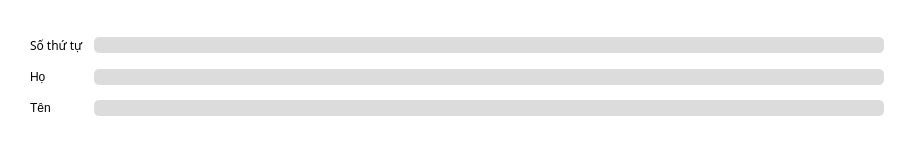
   <widget class="QFrame" name="info_frame">
    <property name="geometry">
     <rect>
      <x>150</x>
      <y>120</y>
      <width>914</width>
      <height>153</height>
     </rect>
    </property>
    <property name="styleSheet">
     <string notr="true">background-color: rgb(255,255,255);
border-radius: 20px;</string>
    </property>
    <property name="frameShape">
     <enum>QFrame::StyledPanel</enum>
    </property>
    <property name="frameShadow">
     <enum>QFrame::Raised</enum>
    </property>
    <layout class="QGridLayout" name="gridLayout_15">
     <property name="leftMargin">
      <number>30</number>
     </property>
     <property name="topMargin">
      <number>20</number>
     </property>
     <property name="rightMargin">
      <number>30</number>
     </property>
     <property name="bottomMargin">
      <number>20</number>
     </property>
     <property name="horizontalSpacing">
      <number>20</number>
     </property>
     <property name="verticalSpacing">
      <number>10</number>
     </property>
     <item row="0" column="0">
      <layout class="QGridLayout" name="gridLayout_16">
       <property name="horizontalSpacing">
        <number>10</number>
       </property>
       <property name="verticalSpacing">
        <number>15</number>
       </property>
       <item row="0" column="0">
        <widget class="QLabel" name="label_19">
         <property name="font">
          <font>
           <family>Segoe UI Semibold</family>
          </font>
         </property>
         <property name="styleSheet">
          <string notr="true">color: rgb(0,0,0);</string>
         </property>
         <property name="text">
          <string>Số thứ tự</string>
         </property>
        </widget>
       </item>
       <item row="2" column="2">
        <widget class="QLineEdit" name="ten">
         <property name="styleSheet">
          <string notr="true">color: black;
background-color:rgb(220,220,220);
border-radius:5px;</string>
         </property>
        </widget>
       </item>
       <item row="0" column="2">
        <widget class="QLineEdit" name="so_thu_tu">
         <property name="styleSheet">
          <string notr="true">color: black;
background-color:rgb(220,220,220);
border-radius:5px;</string>
         </property>
         <property name="inputMethodHints">
          <set>Qt::ImhDigitsOnly</set>
         </property>
        </widget>
       </item>
       <item row="2" column="0">
        <widget class="QLabel" name="label_21">
         <property name="styleSheet">
          <string notr="true">color: rgb(0,0,0);</string>
         </property>
         <property name="text">
          <string>Tên</string>
         </property>
        </widget>
       </item>
       <item row="1" column="2">
        <widget class="QLineEdit" name="ho">
         <property name="styleSheet">
          <string notr="true">color: black;
background-color:rgb(220,220,220);
border-radius:5px;</string>
         </property>
        </widget>
       </item>
       <item row="1" column="0">
        <widget class="QLabel" name="label_20">
         <property name="styleSheet">
          <string notr="true">color: rgb(0,0,0);</string>
         </property>
         <property name="text">
          <string>Họ</string>
         </property>
        </widget>
       </item>
      </layout>
     </item>
    </layout>
   </widget>
